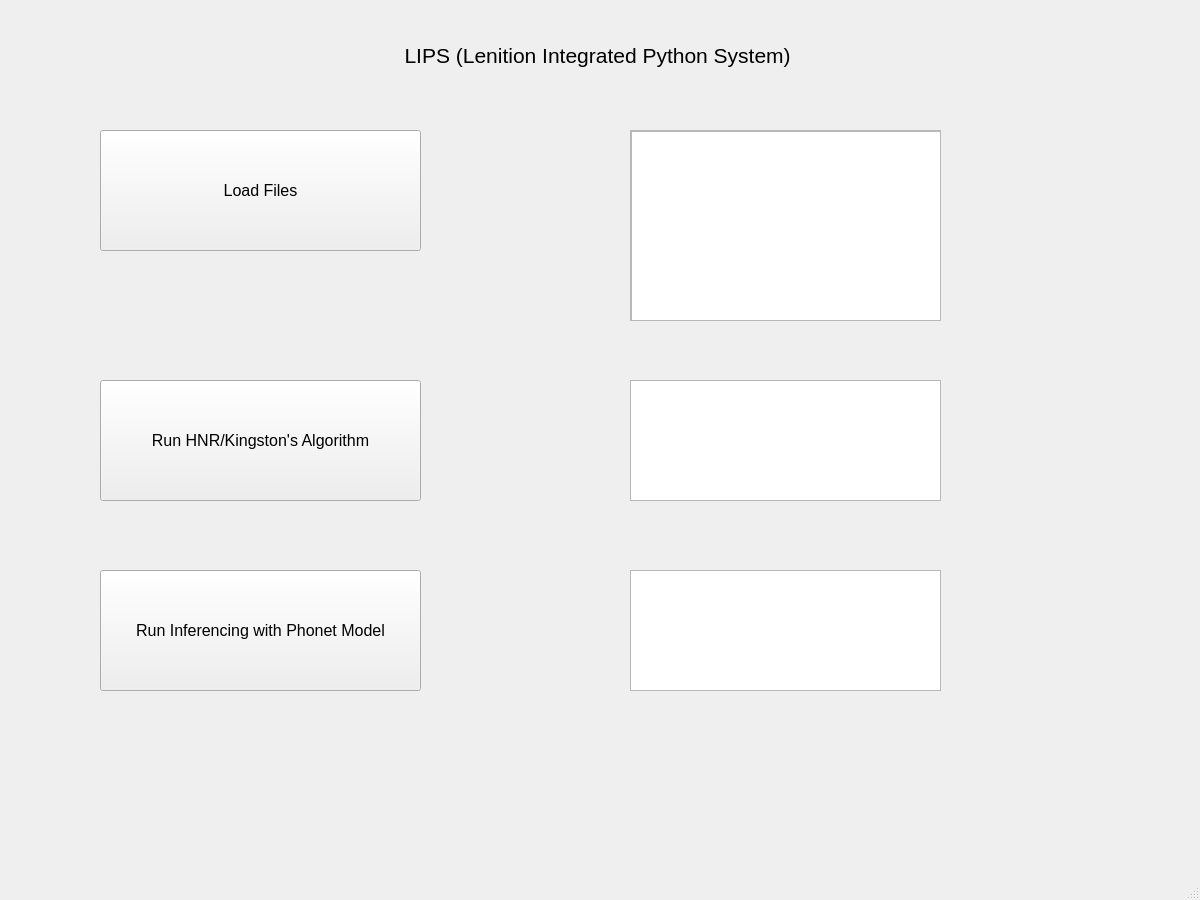
<?xml version="1.0" encoding="UTF-8"?>
<ui version="4.0">
 <class>HomePage</class>
 <widget class="QMainWindow" name="HomePage">
  <property name="geometry">
   <rect>
    <x>0</x>
    <y>0</y>
    <width>1200</width>
    <height>900</height>
   </rect>
  </property>
  <property name="windowTitle">
   <string>MainWindow</string>
  </property>
  <widget class="QWidget" name="centralwidget">
   <widget class="QPushButton" name="loadFilesButton">
    <property name="geometry">
     <rect>
      <x>100</x>
      <y>130</y>
      <width>321</width>
      <height>121</height>
     </rect>
    </property>
    <property name="font">
     <font>
      <pointsize>12</pointsize>
     </font>
    </property>
    <property name="text">
     <string>Load Files</string>
    </property>
   </widget>
   <widget class="QLabel" name="label">
    <property name="geometry">
     <rect>
      <x>0</x>
      <y>20</y>
      <width>1201</width>
      <height>71</height>
     </rect>
    </property>
    <property name="font">
     <font>
      <pointsize>16</pointsize>
     </font>
    </property>
    <property name="text">
     <string>LIPS (Lenition Integrated Python System) </string>
    </property>
    <property name="alignment">
     <set>Qt::AlignCenter</set>
    </property>
   </widget>
   <widget class="QPushButton" name="openHNRPageButton">
    <property name="geometry">
     <rect>
      <x>100</x>
      <y>380</y>
      <width>321</width>
      <height>121</height>
     </rect>
    </property>
    <property name="font">
     <font>
      <pointsize>12</pointsize>
     </font>
    </property>
    <property name="text">
     <string>Run HNR/Kingston's Algorithm</string>
    </property>
   </widget>
   <widget class="QPushButton" name="openInferencingPageButton">
    <property name="geometry">
     <rect>
      <x>100</x>
      <y>570</y>
      <width>321</width>
      <height>121</height>
     </rect>
    </property>
    <property name="font">
     <font>
      <pointsize>12</pointsize>
     </font>
    </property>
    <property name="text">
     <string>Run Inferencing with Phonet Model</string>
    </property>
   </widget>
   <widget class="QScrollArea" name="scrollArea">
    <property name="geometry">
     <rect>
      <x>630</x>
      <y>130</y>
      <width>311</width>
      <height>191</height>
     </rect>
    </property>
    <property name="widgetResizable">
     <bool>true</bool>
    </property>
    <widget class="QWidget" name="scrollAreaWidgetContents">
     <property name="geometry">
      <rect>
       <x>0</x>
       <y>0</y>
       <width>309</width>
       <height>189</height>
      </rect>
     </property>
     <widget class="QListWidget" name="listOfFiles">
      <property name="geometry">
       <rect>
        <x>0</x>
        <y>0</y>
        <width>311</width>
        <height>192</height>
       </rect>
      </property>
     </widget>
    </widget>
   </widget>
   <widget class="QListWidget" name="hnrOutputList">
    <property name="geometry">
     <rect>
      <x>630</x>
      <y>380</y>
      <width>311</width>
      <height>121</height>
     </rect>
    </property>
   </widget>
   <widget class="QListWidget" name="inferencingOutputList">
    <property name="geometry">
     <rect>
      <x>630</x>
      <y>570</y>
      <width>311</width>
      <height>121</height>
     </rect>
    </property>
   </widget>
  </widget>
  <widget class="QMenuBar" name="menubar">
   <property name="geometry">
    <rect>
     <x>0</x>
     <y>0</y>
     <width>1200</width>
     <height>26</height>
    </rect>
   </property>
  </widget>
  <widget class="QStatusBar" name="statusbar"/>
 </widget>
 <resources/>
 <connections/>
</ui>
